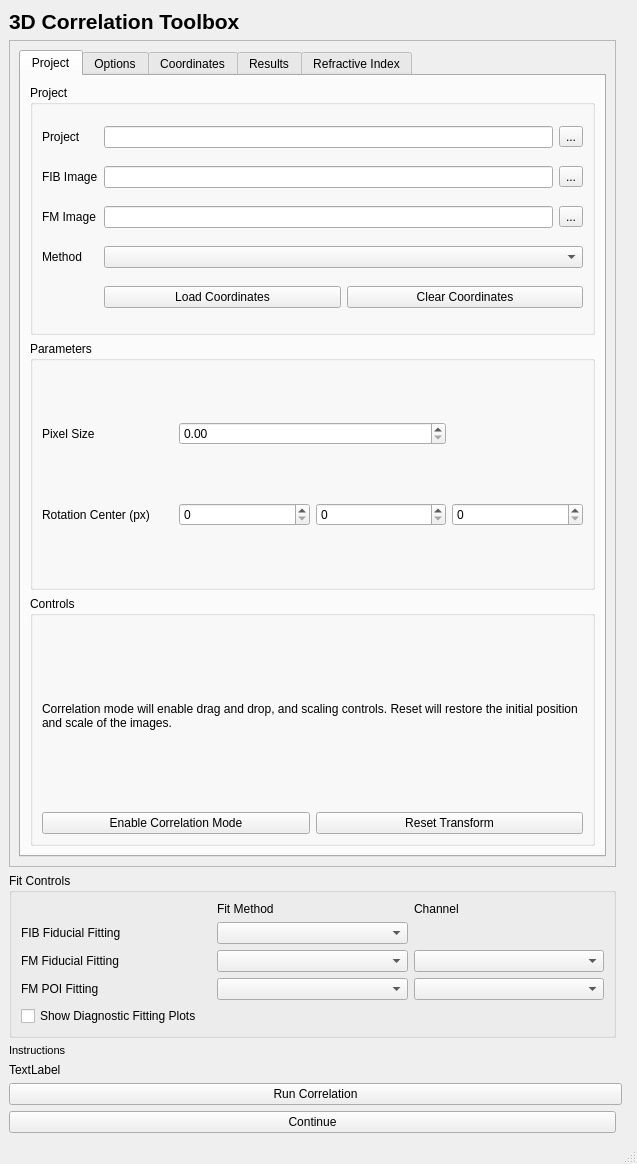
<?xml version="1.0" encoding="UTF-8"?>
<ui version="4.0">
 <class>MainWindow</class>
 <widget class="QMainWindow" name="MainWindow">
  <property name="geometry">
   <rect>
    <x>0</x>
    <y>0</y>
    <width>637</width>
    <height>1164</height>
   </rect>
  </property>
  <property name="windowTitle">
   <string>MainWindow</string>
  </property>
  <widget class="QWidget" name="centralwidget">
   <layout class="QGridLayout" name="gridLayout">
    <item row="1" column="0">
     <widget class="QScrollArea" name="scrollArea">
      <property name="widgetResizable">
       <bool>true</bool>
      </property>
      <widget class="QWidget" name="scrollAreaWidgetContents">
       <property name="geometry">
        <rect>
         <x>0</x>
         <y>0</y>
         <width>605</width>
         <height>795</height>
        </rect>
       </property>
       <layout class="QGridLayout" name="gridLayout_2">
        <item row="0" column="0">
         <widget class="QTabWidget" name="tabWidget">
          <property name="tabPosition">
           <enum>QTabWidget::North</enum>
          </property>
          <property name="tabShape">
           <enum>QTabWidget::Rounded</enum>
          </property>
          <property name="currentIndex">
           <number>0</number>
          </property>
          <widget class="QWidget" name="tab_project">
           <attribute name="title">
            <string>Project</string>
           </attribute>
           <layout class="QGridLayout" name="gridLayout_11">
            <item row="0" column="0">
             <widget class="QGroupBox" name="groupBox">
              <property name="title">
               <string>Project</string>
              </property>
              <layout class="QGridLayout" name="gridLayout_9">
               <item row="1" column="2">
                <widget class="QToolButton" name="toolButton_fib_image_path">
                 <property name="text">
                  <string>...</string>
                 </property>
                </widget>
               </item>
               <item row="3" column="0">
                <widget class="QLabel" name="label_method">
                 <property name="text">
                  <string>Method</string>
                 </property>
                </widget>
               </item>
               <item row="0" column="1">
                <widget class="QLineEdit" name="lineEdit_project_path"/>
               </item>
               <item row="3" column="1" colspan="2">
                <widget class="QComboBox" name="comboBox_method"/>
               </item>
               <item row="2" column="2">
                <widget class="QToolButton" name="toolButton_fm_image_path">
                 <property name="text">
                  <string>...</string>
                 </property>
                </widget>
               </item>
               <item row="1" column="0">
                <widget class="QLabel" name="label_fib_image_path">
                 <property name="text">
                  <string>FIB Image</string>
                 </property>
                </widget>
               </item>
               <item row="0" column="0">
                <widget class="QLabel" name="label_project_path">
                 <property name="text">
                  <string>Project</string>
                 </property>
                </widget>
               </item>
               <item row="0" column="2">
                <widget class="QToolButton" name="toolButton_project_path">
                 <property name="text">
                  <string>...</string>
                 </property>
                </widget>
               </item>
               <item row="1" column="1">
                <widget class="QLineEdit" name="lineEdit_fib_image_path"/>
               </item>
               <item row="2" column="0">
                <widget class="QLabel" name="label_fm_image_path">
                 <property name="text">
                  <string>FM Image</string>
                 </property>
                </widget>
               </item>
               <item row="2" column="1">
                <widget class="QLineEdit" name="lineEdit_fm_image_path"/>
               </item>
               <item row="4" column="1" colspan="2">
                <layout class="QHBoxLayout" name="horizontalLayout">
                 <item>
                  <widget class="QPushButton" name="pushButton_load_coordinates">
                   <property name="text">
                    <string>Load Coordinates</string>
                   </property>
                  </widget>
                 </item>
                 <item>
                  <widget class="QPushButton" name="pushButton_clear_coordinates">
                   <property name="text">
                    <string>Clear Coordinates</string>
                   </property>
                  </widget>
                 </item>
                </layout>
               </item>
              </layout>
             </widget>
            </item>
            <item row="1" column="0">
             <widget class="QGroupBox" name="groupBox_parameters">
              <property name="title">
               <string>Parameters</string>
              </property>
              <layout class="QGridLayout" name="gridLayout_6">
               <item row="0" column="0">
                <widget class="QLabel" name="label_parameters_pixel_size">
                 <property name="text">
                  <string>Pixel Size</string>
                 </property>
                </widget>
               </item>
               <item row="1" column="0">
                <widget class="QLabel" name="label_parameters_rotation_center">
                 <property name="text">
                  <string>Rotation Center (px)</string>
                 </property>
                </widget>
               </item>
               <item row="1" column="1">
                <widget class="QSpinBox" name="spinBox_parameters_rotation_center_x"/>
               </item>
               <item row="1" column="2">
                <widget class="QSpinBox" name="spinBox_parameters_rotation_center_y"/>
               </item>
               <item row="1" column="3">
                <widget class="QSpinBox" name="spinBox_parameters_rotation_center_z"/>
               </item>
               <item row="0" column="1" colspan="2">
                <widget class="QDoubleSpinBox" name="doubleSpinBox_parameters_pixel_size"/>
               </item>
              </layout>
             </widget>
            </item>
            <item row="2" column="0">
             <widget class="QGroupBox" name="groupBox_controls">
              <property name="title">
               <string>Controls</string>
              </property>
              <layout class="QGridLayout" name="gridLayout_3">
               <item row="0" column="0" colspan="2">
                <widget class="QLabel" name="label_drag_drop_information">
                 <property name="text">
                  <string>Correlation mode will enable drag and drop, and scaling controls. Reset will restore the initial position and scale of the images.</string>
                 </property>
                 <property name="wordWrap">
                  <bool>true</bool>
                 </property>
                </widget>
               </item>
               <item row="1" column="0">
                <widget class="QPushButton" name="pushButton_toggle_correlation_mode">
                 <property name="text">
                  <string>Enable Correlation Mode</string>
                 </property>
                </widget>
               </item>
               <item row="1" column="1">
                <widget class="QPushButton" name="pushButton_reset_transform">
                 <property name="text">
                  <string>Reset Transform</string>
                 </property>
                </widget>
               </item>
              </layout>
             </widget>
            </item>
           </layout>
          </widget>
          <widget class="QWidget" name="tab_options">
           <attribute name="title">
            <string>Options</string>
           </attribute>
           <layout class="QGridLayout" name="gridLayout_15">
            <item row="0" column="0">
             <widget class="QGroupBox" name="groupBox_options">
              <property name="title">
               <string>Options</string>
              </property>
              <layout class="QGridLayout" name="gridLayout_10">
               <item row="1" column="1" colspan="2">
                <widget class="QCheckBox" name="checkBox_show_points_thick_dims">
                 <property name="text">
                  <string>Show Points in All Dimensions</string>
                 </property>
                </widget>
               </item>
               <item row="0" column="0">
                <widget class="QCheckBox" name="checkBox_use_mip">
                 <property name="text">
                  <string>Use Maximum Intensity Projection</string>
                 </property>
                </widget>
               </item>
               <item row="3" column="0">
                <widget class="QLabel" name="label_options_point_size">
                 <property name="text">
                  <string>Point Size</string>
                 </property>
                </widget>
               </item>
               <item row="2" column="0">
                <widget class="QLabel" name="label_options_point_symbol">
                 <property name="text">
                  <string>Point Symbol</string>
                 </property>
                </widget>
               </item>
               <item row="0" column="1" colspan="2">
                <widget class="QCheckBox" name="checkBox_show_corresponding_points">
                 <property name="text">
                  <string>Show Corresponding Points</string>
                 </property>
                </widget>
               </item>
               <item row="3" column="1" colspan="2">
                <widget class="QSpinBox" name="spinBox_options_point_size"/>
               </item>
               <item row="2" column="1" colspan="2">
                <widget class="QComboBox" name="comboBox_options_point_symbol"/>
               </item>
              </layout>
             </widget>
            </item>
           </layout>
          </widget>
          <widget class="QWidget" name="tab_coordinates">
           <attribute name="title">
            <string>Coordinates</string>
           </attribute>
           <layout class="QGridLayout" name="gridLayout_12">
            <item row="0" column="0">
             <widget class="QGroupBox" name="groupBox_coordinates">
              <property name="sizePolicy">
               <sizepolicy hsizetype="MinimumExpanding" vsizetype="MinimumExpanding">
                <horstretch>0</horstretch>
                <verstretch>2</verstretch>
               </sizepolicy>
              </property>
              <property name="title">
               <string>Coordinates</string>
              </property>
              <property name="checkable">
               <bool>false</bool>
              </property>
              <layout class="QGridLayout" name="gridLayout_8">
               <item row="0" column="0">
                <widget class="QTableView" name="tableView_coordinates">
                 <property name="sizePolicy">
                  <sizepolicy hsizetype="Expanding" vsizetype="MinimumExpanding">
                   <horstretch>0</horstretch>
                   <verstretch>50</verstretch>
                  </sizepolicy>
                 </property>
                 <property name="sortingEnabled">
                  <bool>true</bool>
                 </property>
                </widget>
               </item>
              </layout>
             </widget>
            </item>
           </layout>
          </widget>
          <widget class="QWidget" name="tab_results">
           <attribute name="title">
            <string>Results</string>
           </attribute>
           <layout class="QGridLayout" name="gridLayout_7">
            <item row="0" column="0">
             <widget class="QGroupBox" name="groupBox_results">
              <property name="font">
               <font>
                <weight>50</weight>
                <bold>false</bold>
               </font>
              </property>
              <property name="title">
               <string>Results</string>
              </property>
              <property name="flat">
               <bool>false</bool>
              </property>
              <property name="checkable">
               <bool>false</bool>
              </property>
              <layout class="QGridLayout" name="gridLayout_5">
               <item row="6" column="1">
                <widget class="QLabel" name="label_results_error_mean_absolute_value">
                 <property name="text">
                  <string>TextLabel</string>
                 </property>
                </widget>
               </item>
               <item row="4" column="1">
                <widget class="QLabel" name="label_results_transform_rotation_custom_value">
                 <property name="text">
                  <string>TextLabel</string>
                 </property>
                </widget>
               </item>
               <item row="3" column="1">
                <widget class="QLabel" name="label_results_transform_rotation_zero_value">
                 <property name="text">
                  <string>TextLabel</string>
                 </property>
                </widget>
               </item>
               <item row="4" column="0">
                <widget class="QLabel" name="label_results_transform_rotation_center_custom">
                 <property name="text">
                  <string>Rotation Center @ (0, 0, 0) [Custom]</string>
                 </property>
                </widget>
               </item>
               <item row="6" column="0">
                <widget class="QLabel" name="label_results_error_mean_absolute">
                 <property name="text">
                  <string>Mean dx/dy</string>
                 </property>
                </widget>
               </item>
               <item row="2" column="1">
                <widget class="QLabel" name="label_results_scale_value">
                 <property name="text">
                  <string>TextLabel</string>
                 </property>
                </widget>
               </item>
               <item row="5" column="0">
                <widget class="QLabel" name="label_results_error_header">
                 <property name="font">
                  <font>
                   <weight>75</weight>
                   <bold>true</bold>
                  </font>
                 </property>
                 <property name="text">
                  <string>Errors</string>
                 </property>
                </widget>
               </item>
               <item row="7" column="1">
                <widget class="QLabel" name="label_results_error_rms_value">
                 <property name="text">
                  <string>TextLabel</string>
                 </property>
                </widget>
               </item>
               <item row="7" column="0">
                <widget class="QLabel" name="label_results_error_rms">
                 <property name="text">
                  <string>RMS</string>
                 </property>
                </widget>
               </item>
               <item row="1" column="0">
                <widget class="QLabel" name="label_results_transform_euler_rotation">
                 <property name="text">
                  <string>Euler Rotation Angles</string>
                 </property>
                </widget>
               </item>
               <item row="3" column="0">
                <widget class="QLabel" name="label_results_transform_rotation_center_zero">
                 <property name="text">
                  <string>Rotation Center @ (0, 0, 0)</string>
                 </property>
                </widget>
               </item>
               <item row="2" column="0">
                <widget class="QLabel" name="label_results_scale">
                 <property name="text">
                  <string>Scale</string>
                 </property>
                </widget>
               </item>
               <item row="1" column="1">
                <widget class="QLabel" name="label_results_transform_euler_rotation_value">
                 <property name="text">
                  <string>TextLabel</string>
                 </property>
                </widget>
               </item>
               <item row="0" column="0">
                <widget class="QLabel" name="label_results_transform_header">
                 <property name="font">
                  <font>
                   <weight>75</weight>
                   <bold>true</bold>
                  </font>
                 </property>
                 <property name="text">
                  <string>Transformation</string>
                 </property>
                </widget>
               </item>
               <item row="8" column="0" colspan="2">
                <widget class="QTableWidget" name="tableWidget_results_error">
                 <property name="font">
                  <font>
                   <pointsize>8</pointsize>
                   <weight>50</weight>
                   <bold>false</bold>
                  </font>
                 </property>
                </widget>
               </item>
              </layout>
             </widget>
            </item>
           </layout>
          </widget>
          <widget class="QWidget" name="tab_refractive_index_correction">
           <attribute name="title">
            <string>Refractive Index</string>
           </attribute>
           <layout class="QGridLayout" name="gridLayout_13">
            <item row="0" column="0">
             <widget class="QGroupBox" name="groupBox_refractive_index">
              <property name="title">
               <string>Refractive Index Correction</string>
              </property>
              <layout class="QGridLayout" name="gridLayout_4">
               <item row="3" column="0" colspan="2">
                <widget class="QLabel" name="label_refractive_correction_instructions">
                 <property name="text">
                  <string>Press Alt + Left Click to select the surface, then update point of interest to recalculate the point of interest with the correction factor.</string>
                 </property>
                 <property name="wordWrap">
                  <bool>true</bool>
                 </property>
                </widget>
               </item>
               <item row="2" column="1">
                <widget class="QPushButton" name="pushButton_refreactive_update_poi">
                 <property name="text">
                  <string>Update Point Of Interest</string>
                 </property>
                </widget>
               </item>
               <item row="0" column="0">
                <widget class="QLabel" name="label_refractive_correction_factor">
                 <property name="text">
                  <string>Correction Factor</string>
                 </property>
                </widget>
               </item>
               <item row="0" column="1">
                <widget class="QDoubleSpinBox" name="doubleSpinBox_refractive_correction_factor">
                 <property name="value">
                  <double>1.400000000000000</double>
                 </property>
                </widget>
               </item>
               <item row="4" column="0" colspan="2">
                <spacer name="verticalSpacer">
                 <property name="orientation">
                  <enum>Qt::Vertical</enum>
                 </property>
                 <property name="sizeHint" stdset="0">
                  <size>
                   <width>20</width>
                   <height>40</height>
                  </size>
                 </property>
                </spacer>
               </item>
              </layout>
             </widget>
            </item>
           </layout>
          </widget>
         </widget>
        </item>
       </layout>
      </widget>
     </widget>
    </item>
    <item row="6" column="0">
     <widget class="QPushButton" name="pushButton_continue">
      <property name="text">
       <string>Continue</string>
      </property>
     </widget>
    </item>
    <item row="5" column="0" colspan="2">
     <widget class="QPushButton" name="pushButton_run_correlation">
      <property name="text">
       <string>Run Correlation</string>
      </property>
     </widget>
    </item>
    <item row="4" column="0">
     <widget class="QLabel" name="label_progress_information">
      <property name="text">
       <string>TextLabel</string>
      </property>
     </widget>
    </item>
    <item row="3" column="0" colspan="2">
     <widget class="QLabel" name="label_instructions">
      <property name="font">
       <font>
        <pointsize>8</pointsize>
       </font>
      </property>
      <property name="text">
       <string>Instructions</string>
      </property>
     </widget>
    </item>
    <item row="0" column="0" colspan="3">
     <widget class="QLabel" name="label_title">
      <property name="font">
       <font>
        <pointsize>16</pointsize>
        <weight>75</weight>
        <bold>true</bold>
       </font>
      </property>
      <property name="text">
       <string>3D Correlation Toolbox</string>
      </property>
     </widget>
    </item>
    <item row="2" column="0">
     <widget class="QGroupBox" name="groupBox_fit_controls">
      <property name="title">
       <string>Fit Controls</string>
      </property>
      <layout class="QGridLayout" name="gridLayout_14">
       <item row="3" column="2">
        <widget class="QComboBox" name="comboBox_fm_poi_channel"/>
       </item>
       <item row="1" column="0">
        <widget class="QLabel" name="label_fib_image_fitting">
         <property name="text">
          <string>FIB Fiducial Fitting</string>
         </property>
        </widget>
       </item>
       <item row="2" column="1">
        <widget class="QComboBox" name="comboBox_fm_image_fitting"/>
       </item>
       <item row="3" column="1">
        <widget class="QComboBox" name="comboBox_fm_poi_fitting"/>
       </item>
       <item row="2" column="0">
        <widget class="QLabel" name="label_fm_image_fitting">
         <property name="text">
          <string>FM Fiducial Fitting</string>
         </property>
        </widget>
       </item>
       <item row="3" column="0">
        <widget class="QLabel" name="label_fm_poi_fitting">
         <property name="text">
          <string>FM POI Fitting</string>
         </property>
        </widget>
       </item>
       <item row="1" column="1">
        <widget class="QComboBox" name="comboBox_fib_image_fitting"/>
       </item>
       <item row="2" column="2">
        <widget class="QComboBox" name="comboBox_fm_fiducial_channel"/>
       </item>
       <item row="0" column="1">
        <widget class="QLabel" name="label_fit_method_header">
         <property name="text">
          <string>Fit Method</string>
         </property>
        </widget>
       </item>
       <item row="0" column="2">
        <widget class="QLabel" name="label_fit_channel_header">
         <property name="text">
          <string>Channel</string>
         </property>
        </widget>
       </item>
       <item row="4" column="0" colspan="3">
        <widget class="QCheckBox" name="checkBox_show_diag_plots">
         <property name="text">
          <string>Show Diagnostic Fitting Plots</string>
         </property>
        </widget>
       </item>
      </layout>
     </widget>
    </item>
   </layout>
  </widget>
  <widget class="QMenuBar" name="menubar">
   <property name="geometry">
    <rect>
     <x>0</x>
     <y>0</y>
     <width>637</width>
     <height>20</height>
    </rect>
   </property>
  </widget>
  <widget class="QStatusBar" name="statusbar"/>
  <action name="actionLoad_FIB_Image">
   <property name="text">
    <string>Load FIB Image</string>
   </property>
  </action>
  <action name="actionLoad_FM_Image">
   <property name="text">
    <string>Load FM Image</string>
   </property>
  </action>
  <action name="actionLoad_Load_Coordinates_Old">
   <property name="text">
    <string>Load Coordinates Data (Old)</string>
   </property>
  </action>
  <action name="actionLoad_Load_Coordinates">
   <property name="text">
    <string>Load Coordinates Data (New)</string>
   </property>
  </action>
  <action name="actionClear_Coordinates">
   <property name="text">
    <string>Clear Coordinates</string>
   </property>
  </action>
 </widget>
 <resources/>
 <connections/>
</ui>
